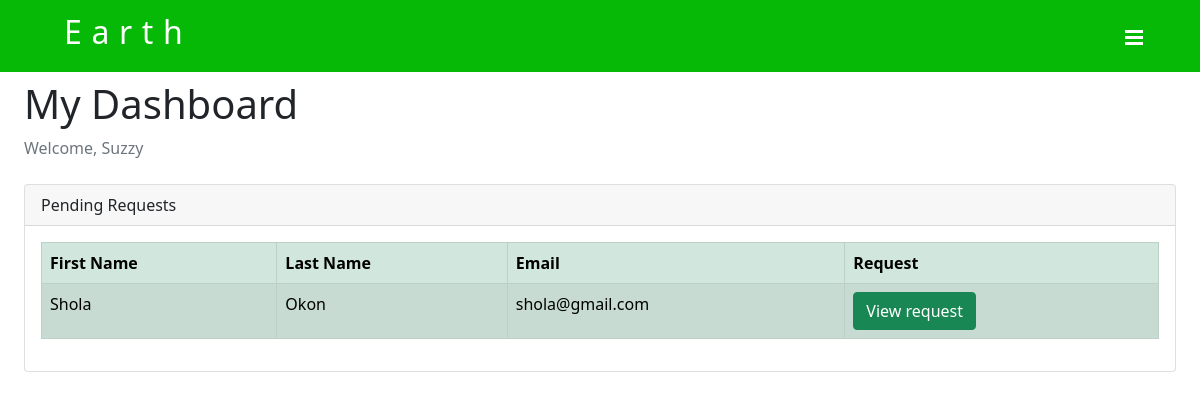
Before: /UserProfile/Admin-Earth (signed in) with the older database file.
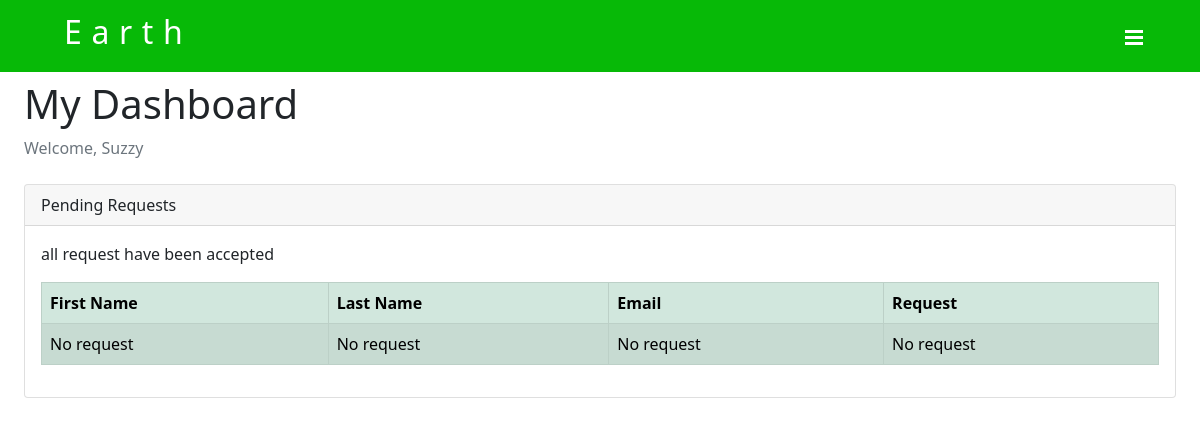
After: the same page with the newer database file.
### earth/models.py (models this page shows, shortened)
class User(AbstractUser):
    UserType = models.CharField(max_length = 100, default = 'admin')

class UserRequest(models.Model):
    Username =models.ForeignKey('User',limit_choices_to={'UserType':'Donee'},on_delete=models.CASCADE,related_name="users_request")
    ProofPic1 = models.ImageField(upload_to='images/',null=True)
    RequestStatus = models.BooleanField(default = False)
    About =  models.CharField(max_length = 3000)
    Donation = models.IntegerField(default = 0)
    Title =  models.CharField(max_length = 3000 ,null = True)
    Goal = models.IntegerField(default = 0)

### earth/views.py (the view, shortened to what this page needs)
# urls.py: path('UserProfile/<str:name>',views.profile,name='profile'),
def profile(request,name):
    if request.user.is_authenticated:
        try:
            user_page = User.objects.get(username = name)
            status_true = UserRequest.objects.filter(RequestStatus = True).order_by('-id')
            status_false = UserRequest.objects.filter(RequestStatus = False)
            checkuserrequest = UserRequest.objects.filter(Username=request.user).exists()
        except User.DoesNotExist:
            return HttpResponseRedirect(reverse('not_found'))
        if 'deletefundraise' in request.POST:
            UserRequest.objects.get(Username = request.user).delete()
            return HttpResponseRedirect(reverse('profile', args=[request.user]))
    else:
        return HttpResponseRedirect(reverse('login'))
    return render(request,'earth/userprofile.html',{'user_page':user_page,'status_false':status_false,'status_true':status_true,'checkuserrequest':checkuserrequest})

### earth/templates/earth/userprofile.html (shortened to what this page needs)
{% extends 'earth/earthapplayout.html' %}
{% block body %}
    <div style="width: 100%;">
        {% if user_page.username == 'Admin-Earth' %}
        <main>
                <div class="container-fluid px-4">
                    <h1 class="mt-4">My Dashboard</h1>
                    <ol class="breadcrumb mb-4">
                        <li class="breadcrumb-item active">Welcome, {{request.user}}</li>
                    </ol>
                    <div class="card mb-4">
                        <div class="card-header">
                            Pending Requests
                        </div>
                        <div class="table-responsive card-body">
                            <table class="table table-striped table-hover table-success table-bordered">
                                <thead>
                                    <tr>
                                        <th scope="col">First Name</th>
                                        <th scope="col">Last Name</th>
                                        <th scope="col">Email</th>
                                        <th scope="col"> Request</th>
                                    </tr>
                                </thead>
                                <tbody>
                                {% for status in status_false %}
                                    <tr>
                                        <td scope="row">{{status.Username.first_name}}</td>
                                        <td scope="row">{{status.Username.last_name}}</td>
                                        <td scope="row">{{status.Username.email}}</td>
                                        <td scope="row"><a class="btn btn-success"  href="{% url 'authrequest' status.id %}">View request</a></td>
                                    </tr>
                                {% empty %}
                                    <tr>
                                        <td scope="row" >No request</td>
                                        <td scope="row">No request</td>
                                        <td scope="row">No request</td>
                                        <td scope="row">No request</td>
                                    </tr>
                                    <p>all request have been accepted</p>
                                {% endfor %}
                                </tbody>
                            </table>
                        </div>
                    </div>
                </div>
            </main>
        {% endif %}
    </div>
{% endblock %}

### earth/templates/earth/earthapplayout.html (shortened to what this page needs)
{% load static %}
<!DOCTYPE html>
<html lang="en">
<head>
    <link href="https://cdn.jsdelivr.net/npm/bootstrap@5.0.2/dist/css/bootstrap.min.css" rel="stylesheet">
    <link rel="stylesheet" href="{% static 'earth/earthapplayout.css' %}">
    <link href="{% static 'earth/appformated.css' %}" rel="stylesheet" />
</head>
<body>
    <div class="top">
        <nav id="topnav" class=" fixed-top navbar navbar-expand navbar-dark px-lg-5">
            <a class="navbar-brand ps-3" href="#"><h2 id="brand">Earth</h2></a>
            <button type="button" style="box-shadow: none" class=" ms-5 btn btn-link btn-sm order-1  me-4 me-lg-0" id="sidebarToggle" href="#!"><img src="{% static 'earth/images/icon-hamburger.svg' %}" id="toggleimage" alt=""></button>
        </nav>
    </div>
    <div style="margin-top: 3.5em" class="wrapper">
        <div id="content">
            {% block body %}
            {% endblock %}
        </div>
    </div>
</body>
</html>

### earth/static/earth/earthapplayout.css (style rules this page uses)
body { background: #fff }
.wrapper { display: flex; }
#topnav { background: #07b907; }
#brand { font-size: 2rem; letter-spacing: 0.3em }
#content { transition: all 0.3s; width: 100%; min-height: 91vh; background: white }

Changed rows visible on the page:
no longer on this page (row edited): UserRequest: Username.first_name "Shola", Username.last_name "Okon", Username.email "shola@gmail.com"
Other visible differences:
text now shown: "No request No request No request No request all request have been accepted"
